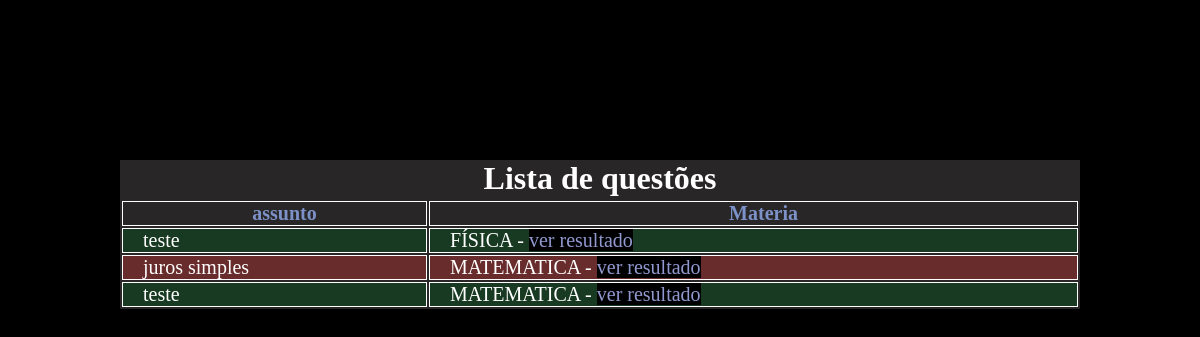
Before: /listaQuestoes/listar/ with the older database file.
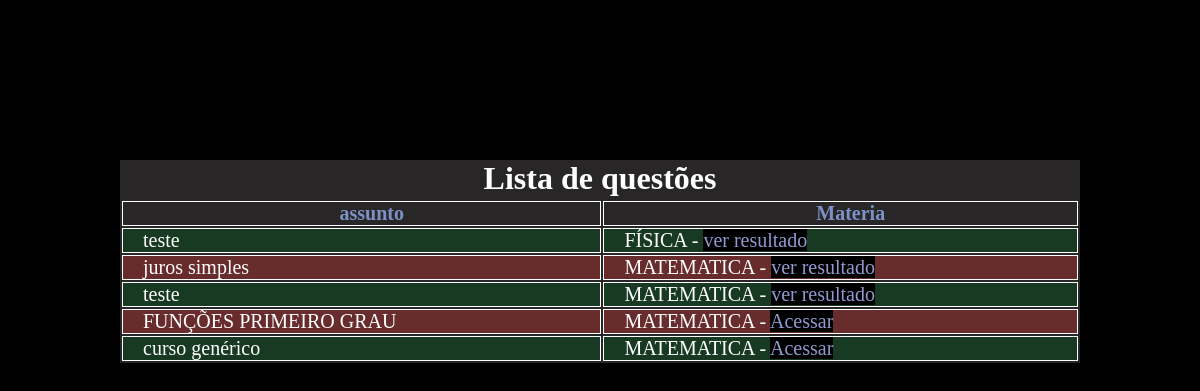
After: the same page with the newer database file.
### listaQuestoes/models.py (models this page shows, shortened)
class Listas(models.Model):
    nome = models.CharField(max_length=45)
    tipo = models.CharField(max_length=20) # se é discurssiva ou de assinalar
    materia = models.ForeignKey(Materia, on_delete=models.CASCADE, related_name='Vestibulares' )
    gabaritoLancado = models.BooleanField(default=False)

### app/models.py (models this page shows)
class Materia(models.Model):
    nome = models.CharField(max_length=200)
    siglaDaMateria = models.CharField(max_length=20)
    areaPertence = models.ForeignKey(AreasConhecimento, on_delete=models.DO_NOTHING)
    def __str__(self):
        return self.nome

### listaQuestoes/views.py (the view)
# urls.py: path('listar/', listar, name='listar'),
def listar(request):
    listas = Listas.objects.all()
    return render(request,'mostraListas.html', {'listas':listas})

### listaQuestoes/templates/mostraListas.html (shortened to what this page needs)
{% load static %}
<!DOCTYPE html>
<html lang="pt-br">
<head>
    <link rel="stylesheet" href="{% static 'css/listarProvas.css' %}">
</head>
<body>
    <div class="tableListarProvas">
        <table>
        <thead>
        <tr><h1 class="titulo">Lista de questões</h1></tr>
        <tr>
            <th>assunto</th>
            <th>Materia</th>
        </tr>
    </thead>
            <tbody>
                {%for i in listas%}
                <tr>
                    <td>{{i.nome}}</td>
                    {%if not i.gabaritoLancado %}
                    <td>{{i.materia}} - <a href="{% url 'acessarLista' i.id %}">Acessar</a></td>
                    {%else %}
                    <td>{{i.materia}} - <a href="{% url 'finalizarLista' i.id %}">ver resultado</a></td>
                    {%endif%}
                </tr>
                {%endfor%}
            </tbody>
        </table>
    </div>
</body>
</html>

Changed rows visible on the page:
added Listas: nome "FUNÇÕES PRIMEIRO GRAU", materia "MATEMATICA"
added Listas: nome "curso genérico", materia "MATEMATICA"
